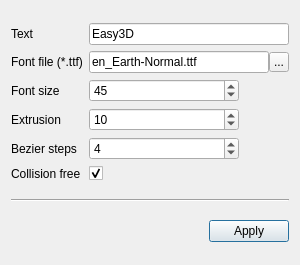
<?xml version="1.0" encoding="UTF-8"?>
<ui version="4.0">
 <class>DialogSurfaceMeshFromText</class>
 <widget class="QDialog" name="DialogSurfaceMeshFromText">
  <property name="geometry">
   <rect>
    <x>0</x>
    <y>0</y>
    <width>300</width>
    <height>265</height>
   </rect>
  </property>
  <property name="minimumSize">
   <size>
    <width>300</width>
    <height>0</height>
   </size>
  </property>
  <property name="windowTitle">
   <string>Create Surface Mesh from Text</string>
  </property>
  <layout class="QVBoxLayout" name="verticalLayout">
   <item>
    <layout class="QGridLayout" name="gridLayout">
     <item row="0" column="0">
      <widget class="QLabel" name="labelText">
       <property name="text">
        <string>Text</string>
       </property>
      </widget>
     </item>
     <item row="0" column="1">
      <widget class="QLineEdit" name="lineEditText">
       <property name="text">
        <string>Easy3D</string>
       </property>
      </widget>
     </item>
     <item row="1" column="0">
      <widget class="QLabel" name="labelFontFile">
       <property name="text">
        <string>Font file (*.ttf)</string>
       </property>
      </widget>
     </item>
     <item row="1" column="1">
      <layout class="QHBoxLayout" name="horizontalLayout_4">
       <property name="spacing">
        <number>0</number>
       </property>
       <item>
        <widget class="QLineEdit" name="lineEditFontFile">
         <property name="sizePolicy">
          <sizepolicy hsizetype="Expanding" vsizetype="Preferred">
           <horstretch>0</horstretch>
           <verstretch>0</verstretch>
          </sizepolicy>
         </property>
         <property name="minimumSize">
          <size>
           <width>50</width>
           <height>0</height>
          </size>
         </property>
         <property name="toolTip">
          <string>The image file of the texture</string>
         </property>
         <property name="text">
          <string>en_Earth-Normal.ttf</string>
         </property>
         <property name="alignment">
          <set>Qt::AlignLeading|Qt::AlignLeft|Qt::AlignVCenter</set>
         </property>
         <property name="readOnly">
          <bool>true</bool>
         </property>
        </widget>
       </item>
       <item>
        <widget class="QToolButton" name="toolButtonTFontFile">
         <property name="minimumSize">
          <size>
           <width>20</width>
           <height>20</height>
          </size>
         </property>
         <property name="maximumSize">
          <size>
           <width>20</width>
           <height>20</height>
          </size>
         </property>
         <property name="toolTip">
          <string>Click to choose a texture image</string>
         </property>
         <property name="text">
          <string>...</string>
         </property>
         <property name="iconSize">
          <size>
           <width>20</width>
           <height>20</height>
          </size>
         </property>
        </widget>
       </item>
      </layout>
     </item>
     <item row="2" column="0">
      <widget class="QLabel" name="labelFontSize">
       <property name="text">
        <string>Font size</string>
       </property>
      </widget>
     </item>
     <item row="2" column="1">
      <layout class="QHBoxLayout" name="horizontalLayout_3">
       <item>
        <widget class="QSpinBox" name="spinBoxFontSize">
         <property name="minimumSize">
          <size>
           <width>20</width>
           <height>0</height>
          </size>
         </property>
         <property name="minimum">
          <number>5</number>
         </property>
         <property name="maximum">
          <number>100</number>
         </property>
         <property name="singleStep">
          <number>1</number>
         </property>
         <property name="value">
          <number>45</number>
         </property>
        </widget>
       </item>
       <item>
        <spacer name="horizontalSpacer_4">
         <property name="orientation">
          <enum>Qt::Horizontal</enum>
         </property>
         <property name="sizeType">
          <enum>QSizePolicy::Preferred</enum>
         </property>
         <property name="sizeHint" stdset="0">
          <size>
           <width>50</width>
           <height>17</height>
          </size>
         </property>
        </spacer>
       </item>
      </layout>
     </item>
     <item row="3" column="0">
      <widget class="QLabel" name="labelExtrusion">
       <property name="text">
        <string>Extrusion</string>
       </property>
      </widget>
     </item>
     <item row="3" column="1">
      <layout class="QHBoxLayout" name="horizontalLayout">
       <item>
        <widget class="QSpinBox" name="spinBoxExtrusion">
         <property name="minimumSize">
          <size>
           <width>20</width>
           <height>0</height>
          </size>
         </property>
         <property name="minimum">
          <number>1</number>
         </property>
         <property name="maximum">
          <number>100</number>
         </property>
         <property name="singleStep">
          <number>1</number>
         </property>
         <property name="value">
          <number>10</number>
         </property>
        </widget>
       </item>
       <item>
        <spacer name="horizontalSpacer_5">
         <property name="orientation">
          <enum>Qt::Horizontal</enum>
         </property>
         <property name="sizeType">
          <enum>QSizePolicy::Preferred</enum>
         </property>
         <property name="sizeHint" stdset="0">
          <size>
           <width>50</width>
           <height>17</height>
          </size>
         </property>
        </spacer>
       </item>
      </layout>
     </item>
     <item row="4" column="0">
      <widget class="QLabel" name="labelBezierSteps">
       <property name="text">
        <string>Bezier steps</string>
       </property>
      </widget>
     </item>
     <item row="4" column="1">
      <layout class="QHBoxLayout" name="horizontalLayout_5">
       <item>
        <widget class="QSpinBox" name="spinBoxBezierSteps">
         <property name="minimumSize">
          <size>
           <width>20</width>
           <height>0</height>
          </size>
         </property>
         <property name="minimum">
          <number>1</number>
         </property>
         <property name="maximum">
          <number>10</number>
         </property>
         <property name="singleStep">
          <number>1</number>
         </property>
         <property name="value">
          <number>4</number>
         </property>
        </widget>
       </item>
       <item>
        <spacer name="horizontalSpacer_6">
         <property name="orientation">
          <enum>Qt::Horizontal</enum>
         </property>
         <property name="sizeType">
          <enum>QSizePolicy::Preferred</enum>
         </property>
         <property name="sizeHint" stdset="0">
          <size>
           <width>50</width>
           <height>17</height>
          </size>
         </property>
        </spacer>
       </item>
      </layout>
     </item>
     <item row="5" column="0">
      <widget class="QLabel" name="LabelCollisionFree">
       <property name="text">
        <string>Collision free</string>
       </property>
      </widget>
     </item>
     <item row="5" column="1">
      <widget class="QCheckBox" name="checkBoxCollisionFree">
       <property name="text">
        <string/>
       </property>
       <property name="checked">
        <bool>true</bool>
       </property>
      </widget>
     </item>
    </layout>
   </item>
   <item>
    <widget class="Line" name="line">
     <property name="orientation">
      <enum>Qt::Horizontal</enum>
     </property>
    </widget>
   </item>
   <item>
    <layout class="QHBoxLayout" name="horizontalLayout_2">
     <item>
      <spacer name="horizontalSpacer_3">
       <property name="orientation">
        <enum>Qt::Horizontal</enum>
       </property>
       <property name="sizeHint" stdset="0">
        <size>
         <width>0</width>
         <height>0</height>
        </size>
       </property>
      </spacer>
     </item>
     <item>
      <widget class="QPushButton" name="applyButton">
       <property name="text">
        <string>Apply</string>
       </property>
       <property name="default">
        <bool>true</bool>
       </property>
      </widget>
     </item>
    </layout>
   </item>
  </layout>
 </widget>
 <tabstops>
  <tabstop>lineEditText</tabstop>
  <tabstop>lineEditFontFile</tabstop>
  <tabstop>toolButtonTFontFile</tabstop>
  <tabstop>spinBoxFontSize</tabstop>
  <tabstop>spinBoxExtrusion</tabstop>
  <tabstop>spinBoxBezierSteps</tabstop>
  <tabstop>checkBoxCollisionFree</tabstop>
  <tabstop>applyButton</tabstop>
 </tabstops>
 <resources/>
 <connections/>
</ui>
